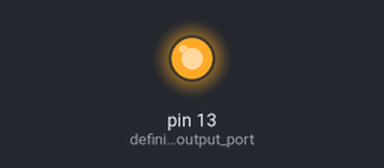
Recording of a sketch running on a simulated Arduino Uno, built with avr-gcc and run on an emulated ATmega328P. Shown: output pins drawn as LEDs (lit = HIGH).

Above: at 0.2 s.
At 6.5 s:
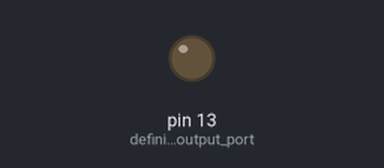
Timing chart, 0 to 10.4 s (numbered marks = the images above):
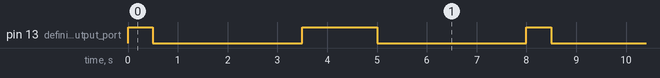

The sketch:

Blink.ino
```cpp
void Morse_Code (char names[])                      // function to determine blinking pattern for a given element in array.
{
  int size = sizeof(names)/sizeof(names[0]);        //stores the number of elemnets present in the array in the variable 'size'.

  for(int i = 0; i < size; i++)                     //loop running from 0 to the number of elements present in the array.
  {
    if (names[i] == '.')                            // if case for a dot Morse code element.
    {                                               // have a LED high state for 500 milliseconds to represent a short blink.
      digitalWrite(LED_BUILTIN, HIGH);
      delay(500);
      digitalWrite(LED_BUILTIN, LOW);
      delay(500);

    }

    else if (names[i] == '-')                       // if case for a dash Morse code element.
    {                                               // have a LED high state for 1500 milliseconds to reprent a long blink.
      digitalWrite(LED_BUILTIN, HIGH);
      delay(1500);
      digitalWrite(LED_BUILTIN, LOW);
      delay(500);
    }

    else if (names[i] == ' ');                    // if case for a blank time btween two alphabets.
    {                                             // haev a LED Low state for 2500 milliseconds more to represent a differentiation betweentwo alphabets
      digitalWrite(LED_BUILTIN, LOW);
      delay(2500);
    }
  }
}

void setup() {
  pinMode(LED_BUILTIN, OUTPUT);                 // defining output port.
}

// the loop function runs over and over again forever
void loop() {
/* Morse code for all the alphabets
A = .-          B = -...          C = -.-.          D = -..         E = .         F = ..-.          G = --.         H = ....        I = ..
J = .---        K = -.-           L = .-..          M = --          N = -.        O = ---           P = .--.        Q = --.-        R = .-.
S = ...         T = -             U = ..-           V = ...-        W = .--       X = -..-          Y = -.--        Z = --..
*/
  Morse_Code(".--. .-. .- -... .... .- -");


}
```

Measured:
- by itself, pin 13 (defining_output_port): repeats every 8.0 s: LOW 3.0 s, HIGH 1.5 s, LOW 3.0 s, HIGH 0.50 s
- by itself, everything shown: repeats every 8.0 s, in 4 steps
